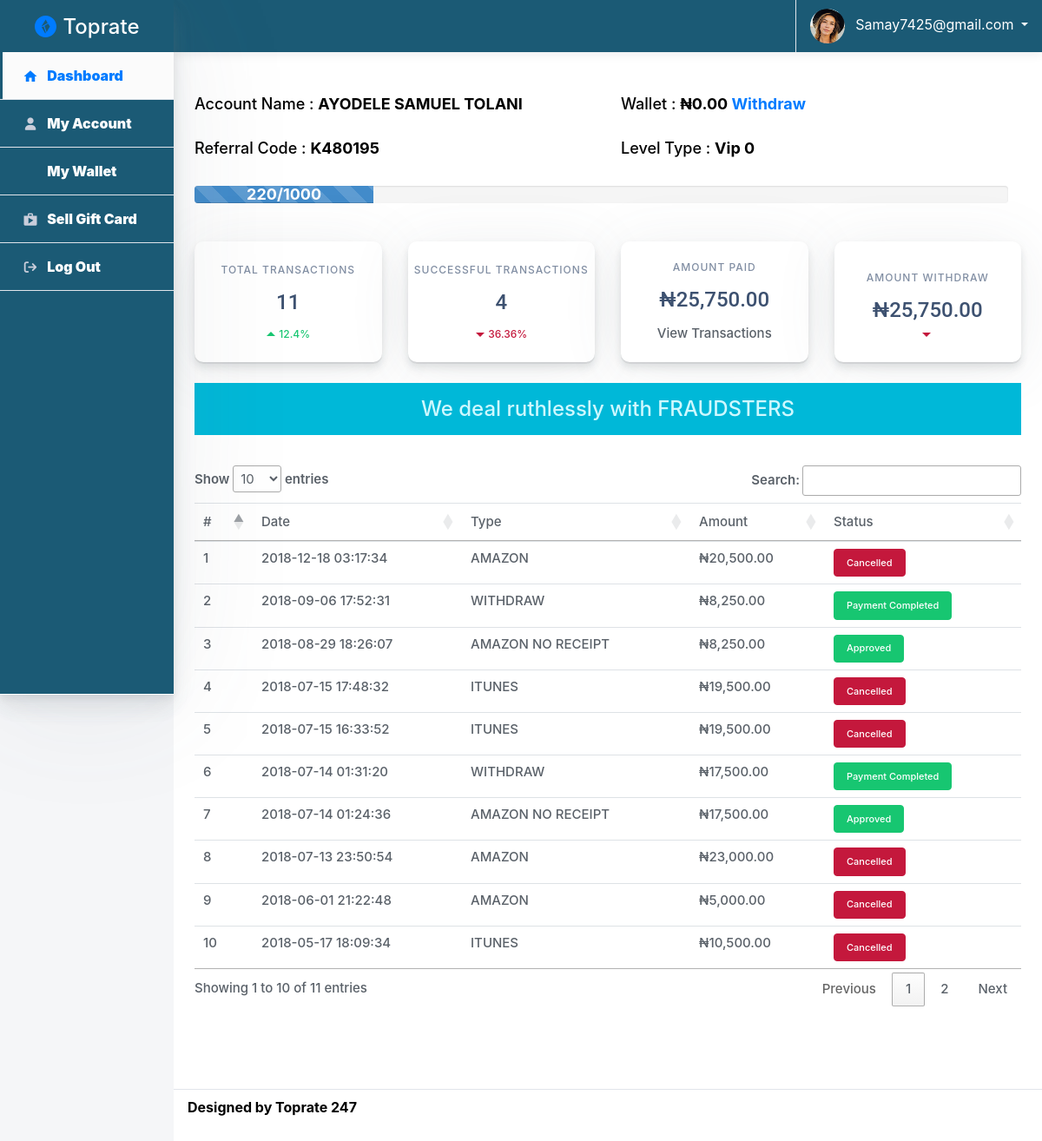
The app's page /stores/dashboard (signed in) with its own data.
### tables this page shows
CREATE TABLE `client` (
  `id` int(255) NOT NULL,
  `email` varchar(255) NOT NULL,
  `password` varchar(255) NOT NULL,
  `phone` varchar(255) NOT NULL,
  `type` varchar(255) NOT NULL DEFAULT '1' COMMENT 'Member Type: admin, moderator, user',
  `viplevel` varchar(255) NOT NULL DEFAULT '0' COMMENT 'Vip level ',
  `userCode` varchar(255) NOT NULL,
  `registerDate` datetime NOT NULL DEFAULT current_timestamp(),
  `point` varchar(255) NOT NULL DEFAULT '20',
  `blockTransaction` varchar(255) NOT NULL DEFAULT 'NO' COMMENT 'block member from entering market',
  `blockMember` varchar(255) NOT NULL DEFAULT '2',
  `timeLeftVerify` datetime NOT NULL DEFAULT current_timestamp()
);

CREATE TABLE `bankaccount` (
  `bid` int(255) NOT NULL,
  `clientID` varchar(255) NOT NULL,
  `bankName` varchar(255) NOT NULL,
  `accountType` varchar(255) NOT NULL,
  `merchantName` varchar(255) NOT NULL,
  `merchantNo` varchar(255) NOT NULL,
  `nextUpdate` varchar(255) NOT NULL COMMENT 'Available after 15days',
  `blockUpdate` varchar(255) NOT NULL DEFAULT 'YES' COMMENT 'Block user from updating account number '
);

CREATE TABLE `wallet` (
  `id` int(255) NOT NULL,
  `clientID` varchar(255) NOT NULL,
  `amount` varchar(255) NOT NULL DEFAULT '0.00'
);

CREATE TABLE `transactions` (
  `id` int(255) NOT NULL,
  `clientID` varchar(255) NOT NULL,
  `memberType` varchar(255) NOT NULL,
  `images` varchar(255) NOT NULL,
  `amount` varchar(255) NOT NULL COMMENT 'card value',
  `type` varchar(255) NOT NULL COMMENT 'itunes, btc, amazon',
  `status` varchar(255) NOT NULL DEFAULT 'Pending' COMMENT 'Approved, Cancelled',
  `response` varchar(255) NOT NULL,
  `txDateCreated` datetime NOT NULL DEFAULT current_timestamp(),
  `txDateApproved` datetime NOT NULL DEFAULT current_timestamp() ON UPDATE current_timestamp(),
  `dateWithdraw` varchar(255) NOT NULL
);

### stores/dashboard.php (the view, shortened to what the rows shown need)
<?php
require "../action.php"; $action = new Action();
$username = $_SESSION["username"];
$clientID = $action->clientID($username);
    ?>
<!doctype html>
<html class="no-js h-100" lang="en">
  <head>
    <link href="https://use.fontawesome.com/releases/v5.0.6/css/all.css" rel="stylesheet">
	<link rel="stylesheet" href="//cdn.datatables.net/1.10.19/css/jquery.dataTables.min.css" />
    <link rel="stylesheet" href="https://stackpath.bootstrapcdn.com/bootstrap/4.1.3/css/bootstrap.min.css">
    <link rel="stylesheet" id="main-stylesheet" data-version="1.1.0" href="styles/shards-dashboards.1.1.0.min.css">
    <link rel="stylesheet" href="styles/extras.1.1.0.min.css">
    <link rel="stylesheet" href="styles/styles.css">
	<link rel="stylesheet" href="https://use.fontawesome.com/0acf54d04e.css">
  </head>
  <body class="h-100">
    <div class="container-fluid">
      <div class="row">
        <main class="main-content col-lg-10 col-md-9 col-sm-12 p-0 offset-lg-2 offset-md-3" style="background: #fff">
          <div class="main-content-container container-fluid px-4">
			<?php require "userhead.php";?>
			<?php
			if(isset($_REQUEST["chatAdmin"])) { ?>
				<div style="margin-bottom: 10%">
				<?php
				$transID = $_REQUEST["transID"];
				if(isset($_POST["btnAddComment"])) {
					$chatMsg = addslashes($_POST["AddComment"]);
					if(empty($chatMsg) || strlen($chatMsg) < 5) {
						echo $action->error("Chat message is empty or too short");
					} else {
						if ($_SESSION["chatAdded"] == $chatMsg . $transID . $clientID) {
							echo $action->error("Error recreating chat");
						} else {
							if ($action->saveChatReply($chatMsg, $transID, $clientID)) {
								$_SESSION["chatAdded"] = $chatMsg . $transID . $clientID;
								echo $action->success("chat message received, a chat representative will attend to you shortly");
							} else {
								echo $action->error("Error creating chat");
							}
						}
					}
				}
				if(isset($_POST["sendChat"])) {
					$chatMsg = addslashes($_POST["chatMsg"]);
					if(empty($chatMsg) || strlen($chatMsg) < 5) {
						echo $action->error("Chat message is empty or too short");
					} else {
						if ($_SESSION["chatAdded"] == $chatMsg . $transID . $clientID) {
							echo $action->error("Error recreating chat");
						} else {
							if ($action->saveChat($chatMsg, $transID, $clientID)) {
								$_SESSION["chatAdded"] = $chatMsg . $transID . $clientID;
								echo $action->success("chat message received, a chat representative will attend to you shortly");
							} else {
								echo $action->error("Error creating chat");
							}
						}
					}
				}
				if(empty($transID)) {
					$action->redirect_to("dashboard");
				} else {
					$LoadTrans = $action->loadTrans($transID, $clientID);
					$response = json_decode($LoadTrans["response"], true);
					$transType = $LoadTrans["status"];
					$gather = $action->query("select * from transactions where id='$transID' and clientID='$clientID'");
					$gather->execute();
					if($gather->rowCount() == 0) { ?>
						<script>
							alert("Unauthorized Access");
							window.location = "dashboard";
						</script>
					<?php }
					$chkTrnsID = $action->query("SELECT * FROM `chat` where transID='$transID' and clientID='$clientID'");
					$chkTrnsID->execute();
					?>
					<div style="font-weight: bolder; border: 1px solid #333; background: #FFCC99; color: #000; padding: 10px; font-size: 18px; margin: 1em auto;">
						&#8358;<?php echo number_format($response["amountNaira"]) . " - " . strtoupper($LoadTrans["type"]); ?>
					</div>
					<?php if ($chkTrnsID->rowCount() == 0) { ?>
						<form method="post">
						<textarea class="form-control input-lg" rows="5"
								  placeholder="Drop your chat message here" name="chatMsg" required></textarea> <br/>
							<button class="btn btn-success" type="submit" name="sendChat">
								<b><i class="fa fa-mail-forward"></i> Send Chat</b>
							</button>
						</form>
					<?php }
					$chkTrnsIDInfo = $chkTrnsID->fetch(PDO::FETCH_ASSOC);
					$loadReply = $action->query("SELECT * FROM `chatreply` where transID='$transID' order by id desc");
					$loadReply->execute();
					while ($loadReplyInfo = $loadReply->fetch(PDO::FETCH_ASSOC)) { ?>
						<div class="msg_cell">
							<?php
							if(empty($loadReplyInfo["adminName"])) {
								echo $action->clientAccName($clientID);
							} else {
								echo $loadReplyInfo["adminName"] . " (<font color='red'>Admin</font>)";
							}?> &raquo; <?php echo $loadReplyInfo["content"];?>
							<br/>
							Date Created: <b><?php echo $loadReplyInfo["dateCreated"];?></b>
						</div>
					<?php
					}
					if($chkTrnsID->rowCount() > 0) { ?>
						<div class="msg_cell">
							<?php echo $action->clientAccName($clientID);?> &raquo; <?php echo $chkTrnsIDInfo["content"];?>
							<br/>
							Date Created: <b><?php echo $chkTrnsIDInfo["dateCreated"];?></b>
						</div>
					<?php if($transType == "Pending") { ?>
					<form method="post">
						<textarea class="form-control input-lg" placeholder="Write A Comment" name="AddComment" required></textarea> <br>
						<button class="btn btn-success" name="btnAddComment" type="submit">
							<b><i class="fa fa-plus"></i> Add Comment</b>
						</button>
					</form>
					<?php } else {
						echo $action->error("Chat ended");
						}
					}
				} ?>
				</div>
			<?php } else { ?>
            <div class="row" id="allTrans" style="margin-bottom: 10%">
				<div class="col-md-12">
					<div class="table-responsive">
						<table class="table" id="example" style="margin-top: 10%">
							<thead>
								<tr>
									<td>#</td>
									<td>Date</td>
									<td>Type</td>
									<td>Amount</td>
									<td>Status</td>
								</tr>
							</thead>
								<tr>
								<?php
								$queryRun = $action->query("select * from transactions where clientID='$clientID' order by id desc");
								$queryRun->execute();
								for($i=1; $i<=$queryRun->rowCount(); $i++){
									$queryInfo = $queryRun->fetch(PDO::FETCH_ASSOC);
									$response = json_decode($queryInfo["response"], true);
									$amountNaira = $response["amountNaira"]? $response["amountNaira"]:0;
									$txDateCreated = $queryInfo["txDateCreated"];
									$trans_type = $queryInfo["type"];
									$status = $queryInfo["status"];
									$id = $queryInfo["id"];
									if($status == "Pending" && $trans_type=="withdraw") {
										$btnStatus = "<div class='btn btn-danger btn-sm' id='viewTrans".$id."'><b>Processing</b></div>";
									} else if($status == "Approved" && $trans_type=="withdraw") {
										$btnStatus = "<div class='btn btn-success btn-sm' id='viewTrans".$id."'><b>Payment Completed</b></div>";
									} else if($status == "Pending") {
										$btnStatus = "<div class='btn btn-info btn-sm' id='viewTrans".$id."'><b>In Progress</b></div>";
									} else if($status == "Approved") {
										$btnStatus = "<div class='btn btn-success btn-sm' id='viewTrans".$id."'><b>Approved</b></div>";
									}  else if($status == "Cancelled") {
										$btnStatus = "<div class='btn btn-danger btn-sm' id='viewTrans".$id."'><b>Cancelled</b></div>";
									} ?>
									<td><?php echo $i;?></td>
									<td><?php echo $txDateCreated;?></td>
									<td><?php echo strtoupper($trans_type);?></td>
									<td>&#8358;<?php echo number_format($amountNaira, 2);?></td>
									<td><?php echo $btnStatus;?></td>
								</tr>
								<?php } ?>
						</table>
					</div>
				</div>
            </div>
			<?php } ?>
          </div>
        </main>
      </div>
    </div>
  </body>
</html>

### stores/userhead.php
<div class="row" style="margin-top: 4%">
	<div class="col-sm-6 mb-4" style="margin-top: 0.8%; margin-bottom: 10px; color: #000; font-size: 18px; font-weight: bold">
		<b>Account Name : </b> <?php echo $action->clientAccName($clientID);?>
	</div>
	<div class="col-sm-6 mb-4" style="margin-top: 0.8%; margin-bottom: 10px; color: #000; font-size: 18px; font-weight: bold">
		<b>Wallet : </b> &#8358;<?php echo number_format($action->clientBlc($clientID), 2);?> <a href="wallet">Withdraw</a>
	</div>
	<div class="col-sm-6 mb-4" style="margin-bottom: 10px; color: #000; font-size: 18px; font-weight: bold">
		<b>Referral Code : </b> <?php echo $action->userCode($clientID);?>
	</div>
	<div class="col-sm-6 mb-4" style="margin-bottom: 10px; color: #000; font-size: 18px; font-weight: bold">
		<b>Level Type : </b> Vip <?php echo $action->vipLevel($clientID);?>
	</div>
</div>
<div class="row">
	<div class="col-md-12 mb-4">
		<div class="progress" style="margin-right: 15px">
			<div class="progress-bar progress-bar-striped active" role="progressbar" aria-valuenow="<?php echo $action->clientPoint($clientID);?>" aria-valuemin="0" aria-valuemax="100" style="width:<?php echo $action->clientPoint($clientID);?>%">
				<?php echo $action->clientPoint($clientID) * 10;?>/1000
			  </div>
		</div>
	</div>
</div>

### records on screen
client: id.merchantName "AYODELE SAMUEL TOLANI", id.amount "0.00", $action->userCode($clientID) "K480195", $action->vipLevel($clientID) "0", $action->clientPoint($clientID) * 10 "220"
transactions: txDateCreated "2018-12-18 03:17:34", type "AMAZON", response "20,500.00"
transactions: txDateCreated "2018-09-06 17:52:31", type "WITHDRAW", amountNaira "8,250.00"
transactions: txDateCreated "2018-08-29 18:26:07", type "AMAZON NO RECEIPT", response "8,250.00"
transactions: txDateCreated "2018-07-15 17:48:32", type "ITUNES", response "19,500.00"
transactions: txDateCreated "2018-07-15 16:33:52", type "ITUNES", response "19,500.00"
transactions: txDateCreated "2018-07-14 01:31:20", type "WITHDRAW", amountNaira "17,500.00"
transactions: txDateCreated "2018-07-14 01:24:36", type "AMAZON NO RECEIPT", response "17,500.00"
transactions: txDateCreated "2018-07-13 23:50:54", type "AMAZON", response "23,000.00"
transactions: txDateCreated "2018-06-01 21:22:48", type "AMAZON", response "5,000.00"
transactions: txDateCreated "2018-05-17 18:09:34", type "ITUNES", response "10,500.00"

### other values on screen
$username "Samay7425@gmail.com"
$action->count_trans_Memb($clientID, "all") "11"
$action->count_trans_Memb($clientID, "Approved") "4"
$action->apprvTransAmnt($clientID) "25,750.00"
$action->apprvWithdraw($clientID) "25,750.00"
